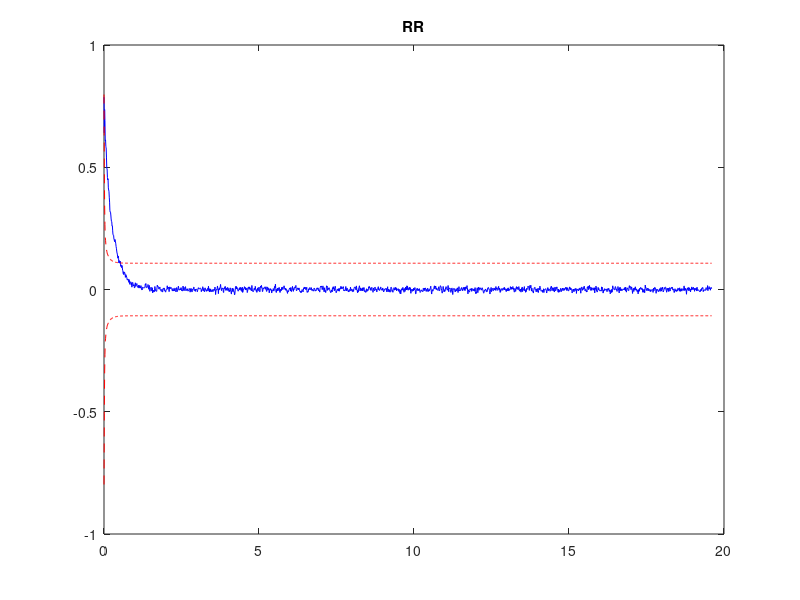
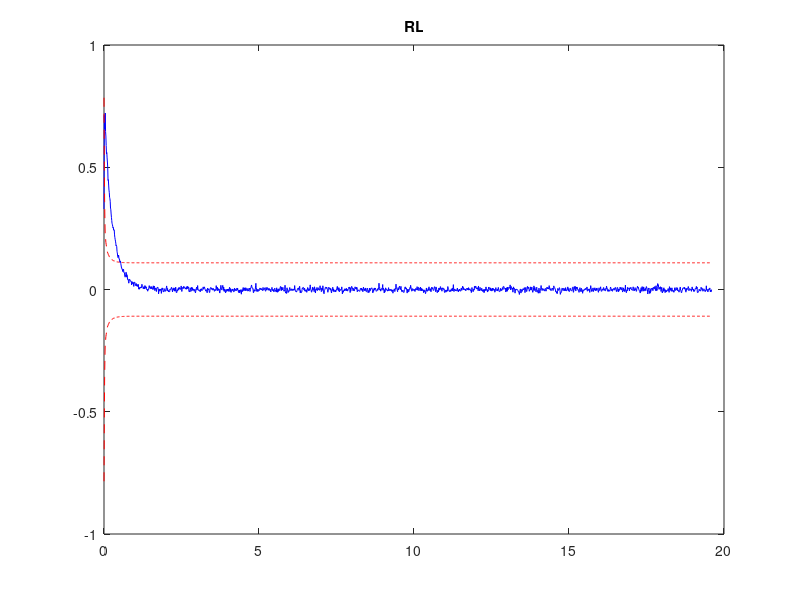
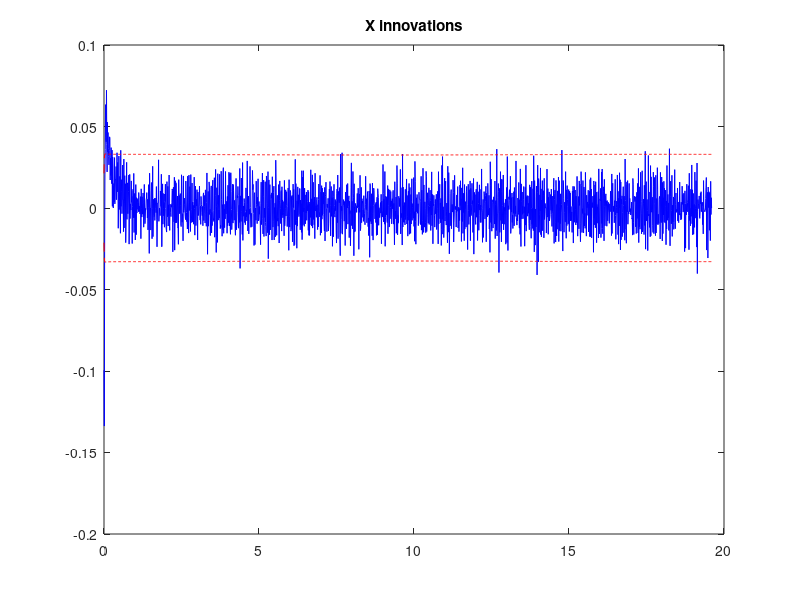
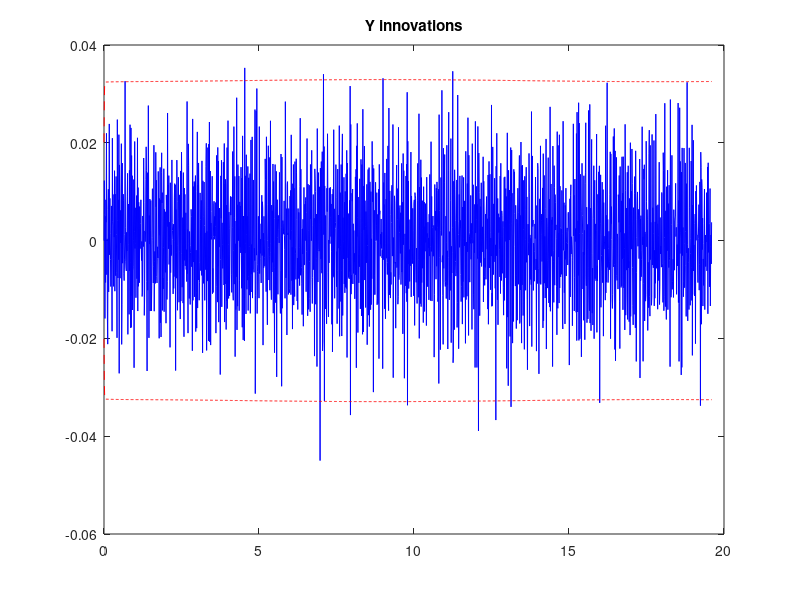

Here is the MATLAB script that generated these plots, in order:
data = load('EKFData_NMPC');

RR          = 2; 
RL          = 2; 
time        = [data.Filter_tout];
X           = [data.Filter_Xout];
P           = [data.Filter_Pout];
innovations = [data.Filter_Innovations];
S           = [data.Filter_S];
% time        = time(1:end-1)

figure;
plot(time,RR-X(4,:),'b')
hold on
plot(time,2*sqrt(P(4,:)),'--r')
hold on
plot(time,-2*sqrt(P(4,:)),'--r')
title('RR')

figure;
plot(time,RL-X(5,:),'b')
hold on
plot(time,2*sqrt(P(5,:)),'--r')
hold on
plot(time,-2*sqrt(P(5,:)),'--r')
title('RL')

figure;
plot(time,innovations(1,:),'b')
hold on
plot(time,2*sqrt(S(1,:)),'--r')
hold on
plot(time,-2*sqrt(S(1,:)),'--r')
title('X innovations')

figure;
plot(time,innovations(2,:),'b')
hold on
plot(time,2*sqrt(S(2,:)),'--r')
hold on
plot(time,-2*sqrt(S(2,:)),'--r')
title('Y innovations')

figure;
plot(time,innovations(3,:),'b')
hold on
plot(time,2*sqrt(S(3,:)),'--r')
hold on
plot(time,-2*sqrt(S(3,:)),'--r')
title('Psi innovations')